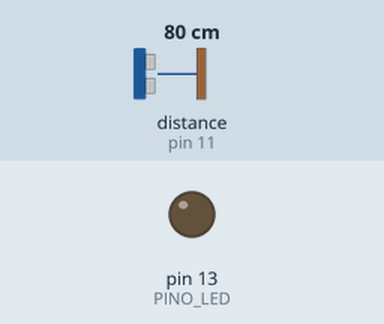
The sketch below on a simulated Arduino Uno, built with avr-gcc and run on an emulated ATmega328P. On the bench: output pins drawn as LEDs (lit = HIGH). Wiring (inferred from the names in the program): ultrasonic range finder: trigger pin 12; echo pin 11. The test bench sets the inputs (shaded band); at power-on: distance to the obstacle (sensor on pin 11) 80 cm. The echo pulse lasts 58.3 µs per cm; pins used as bus, display or sensor lines are not drawn.

Above: at 1.3 s.
1.4 s: distance to the obstacle (sensor on pin 11) set to 23 cm
2.9 s: distance to the obstacle (sensor on pin 11) set to 18 cm
At 3.7 s:
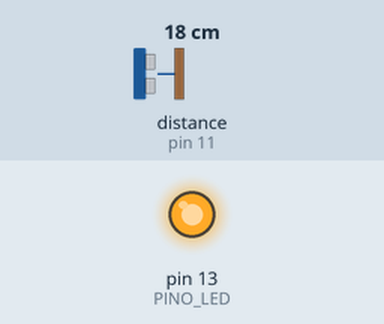
4.5 s: distance to the obstacle (sensor on pin 11) set to 35 cm
At 5.1 s:
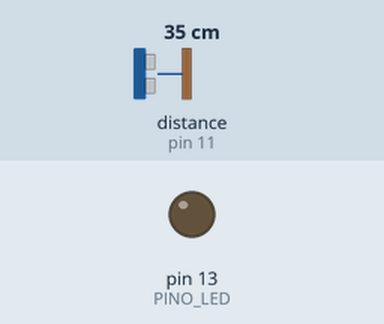
6.0 s: distance to the obstacle (sensor on pin 11) set to 2 cm
At 6.4 s:
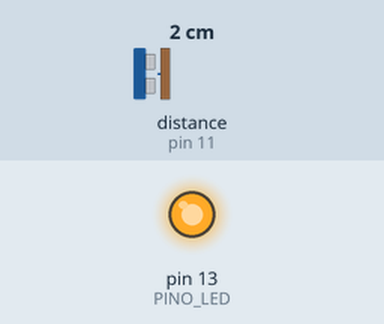
Timing chart, 0 to 8.5 s (numbered marks = the images above; inputs shaded):
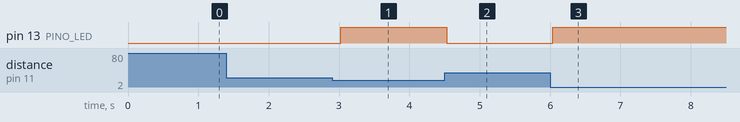

The sketch:

SensorUSLed.ino
```cpp
/*
  Exemplo de utilizacao do sensor ultrassonico HC-SR04

  Inspirado em http://www.instructables.com/id/Simple-Arduino-and-HC-SR04-Example/ que, por sua vez
  foi inspirado em  http://goo.gl/kJ8Gl

  Este exemplo acende o led 13 se o objeto esta a menos de DISTANCIA_ALARME cm

  Autor: Renato Mintz
  http://www.makerbh.com.br

*/

int PINO_LED = 13;
int PINO_TRIGGER_SENSOR = 12;
int PINO_ECHO_SENSOR = 11;

int DISTANCIA_ALARME = 20;

void setup() {
  pinMode(PINO_TRIGGER_SENSOR, OUTPUT);
  pinMode(PINO_ECHO_SENSOR, INPUT);
  pinMode(PINO_LED, OUTPUT);
}

void loop() {
  long tempoEco, distancia;

  //--- gera um pulso no pino trigger do sensor
  digitalWrite(PINO_TRIGGER_SENSOR, LOW);
  delayMicroseconds(2);
  digitalWrite(PINO_TRIGGER_SENSOR, HIGH);
  delayMicroseconds(10);
  digitalWrite(PINO_TRIGGER_SENSOR, LOW);

  //--- le atraso da resposta no pino echo
  tempoEco = pulseIn(PINO_ECHO_SENSOR, HIGH);
  //--- o calculo da distancia considera que a velocidade do som = 343.5 m/s
  distancia = (tempoEco/2) * 0.034;

  //--- controla os leds e a campainha de acordo com a distancia
  if (distancia < DISTANCIA_ALARME) {
    digitalWrite(PINO_LED, HIGH);
  }
  else {
    digitalWrite(PINO_LED, LOW);
  }

  //--- da um tempo e comeca de novo
  delay(500);
}
```

Measured:
- the behaviour switches between 21 and 20 cm on distance to the obstacle (sensor on pin 11) (found by bisection; images 0 and 1)
- after the input at 1.4 s, every drawn part: stays the same
- after the input at 2.9 s, pin 13 (PINO_LED): LOW → HIGH after 0.12 s
- after the input at 4.5 s, pin 13 (PINO_LED): HIGH → LOW at once
- after the input at 6.0 s, pin 13 (PINO_LED): LOW → HIGH at once
